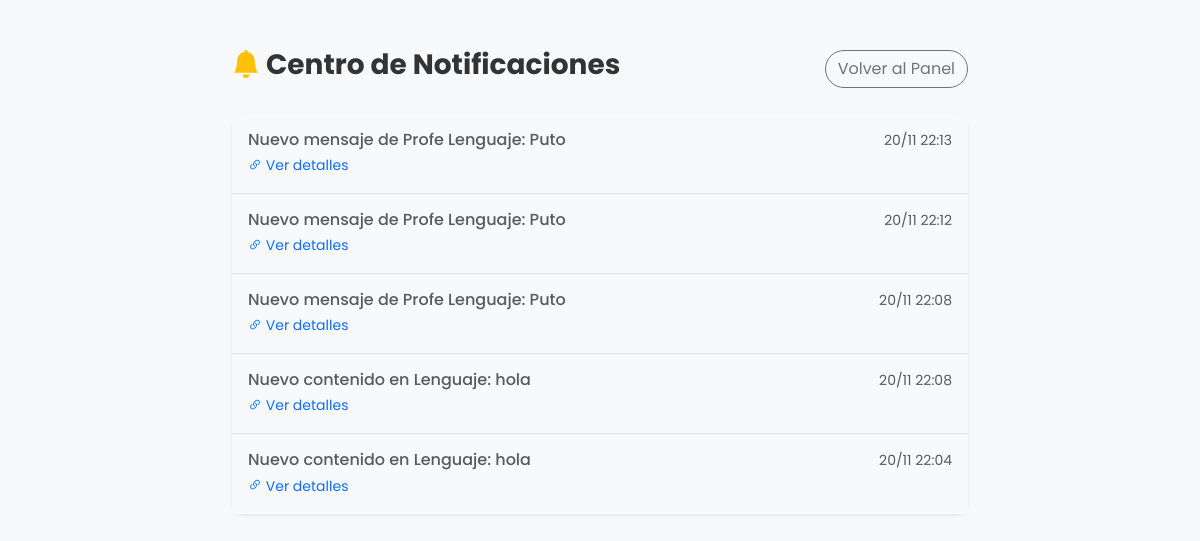
Page /notificaciones.php (signed in) on the committed database.
### tables this page shows
CREATE TABLE `notificaciones` (
  `id` int(11) NOT NULL,
  `usuario_id` int(11) NOT NULL,
  `mensaje` varchar(255) NOT NULL,
  `enlace` varchar(255) DEFAULT NULL,
  `leido` tinyint(1) DEFAULT 0,
  `fecha` timestamp NOT NULL DEFAULT current_timestamp()
);

### notificaciones.php (the view, shortened to what this page needs)
<?php
require 'config/db.php';
$user_id = $_SESSION['user_id'];
$pdo->prepare("UPDATE notificaciones SET leido = 1 WHERE usuario_id = ?")->execute([$user_id]);
$sql = "SELECT * FROM notificaciones WHERE usuario_id = ? ORDER BY fecha DESC LIMIT 50";
$stmt = $pdo->prepare($sql);
$stmt->execute([$user_id]);
$notificaciones = $stmt->fetchAll();
$rol = $_SESSION['rol'];
$volver = ($rol == 'administrador') ? 'admin/dashboard.php' : $rol.'/dashboard.php';
?>
<!DOCTYPE html>
<html lang="es">
<head>
    <link href="https://cdn.jsdelivr.net/npm/bootstrap@5.3.0/dist/css/bootstrap.min.css" rel="stylesheet">
    <link rel="stylesheet" href="https://cdn.jsdelivr.net/npm/bootstrap-icons@1.10.5/font/bootstrap-icons.css">
    <link href="assets/css/style.css" rel="stylesheet">
</head>
<body class="bg-light">
    <div class="container mt-5">
        <div class="row justify-content-center">
            <div class="col-md-8">
                <div class="d-flex justify-content-between align-items-center mb-4">
                    <h3 class="fw-bold"><i class="bi bi-bell-fill text-warning"></i> Centro de Notificaciones</h3>
                    <a href="<?php echo $volver; ?>" class="btn btn-outline-secondary rounded-pill">Volver al Panel</a>
                </div>
                <div class="card shadow-sm border-0">
                    <div class="list-group list-group-flush">
                        <?php if(count($notificaciones) == 0): ?>
                            <div class="p-5 text-center text-muted">
                                <i class="bi bi-check-circle display-1 opacity-25"></i>
                                <p class="mt-3">Estás al día. No tienes notificaciones.</p>
                            </div>
                        <?php else: ?>
                            <?php foreach($notificaciones as $n): ?>
                                <?php
                                    $link_final = ($n['enlace'] == '#') ? '#' : $_SESSION['rol'] . '/' . $n['enlace'];
                                    $bg_class = ($n['leido'] == 0) ? 'bg-white fw-bold border-start border-4 border-primary' : 'bg-light text-muted';
                                ?>
                                <a href="<?php echo $link_final; ?>" class="list-group-item list-group-item-action p-3 <?php echo $bg_class; ?>">
                                    <div class="d-flex w-100 justify-content-between">
                                        <h6 class="mb-1"><?php echo $n['mensaje']; ?></h6>
                                        <small class="<?php echo ($n['leido']==0)?'text-primary':'text-muted'; ?>">
                                            <?php echo date("d/m H:i", strtotime($n['fecha'])); ?>
                                        </small>
                                    </div>
                                    <?php if($n['enlace'] != '#'): ?>
                                        <small class="text-primary"><i class="bi bi-link-45deg"></i> Ver detalles</small>
                                    <?php endif; ?>
                                </a>
                            <?php endforeach; ?>
                        <?php endif; ?>
                    </div>
                </div>
            </div>
        </div>
    </div>
</body>
</html>

### assets/css/style.css (style rules this page uses)
:root { --primary-color: #2c3e50; --secondary-color: #34495e; --accent-color: #1abc9c; --bg-light: #f4f7f6; --text-dark: #333; --sidebar-width: 250px; }
body { font-family: 'Poppins', sans-serif; background-color: var(--bg-light); color: var(--text-dark); }
.card { border: none; border-radius: 12px; box-shadow: 0 4px 20px rgba(0,0,0,0.05); transition: transform 0.3s ease, box-shadow 0.3s ease; }

### rows in the picture
notificaciones: mensaje "Nuevo mensaje de Profe Lenguaje: Puto", fecha "20/11 22:13", enlace "Ver detalles"
notificaciones: mensaje "Nuevo mensaje de Profe Lenguaje: Puto", fecha "20/11 22:12", enlace "Ver detalles"
notificaciones: mensaje "Nuevo mensaje de Profe Lenguaje: Puto", fecha "20/11 22:08", enlace "Ver detalles"
notificaciones: mensaje "Nuevo contenido en Lenguaje: hola", fecha "20/11 22:08", shows "Ver detalles"
notificaciones: mensaje "Nuevo contenido en Lenguaje: hola", fecha "20/11 22:04", shows "Ver detalles"
